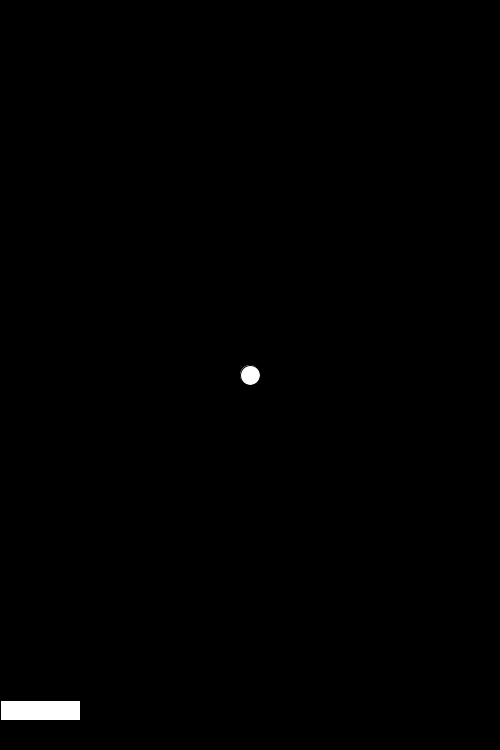
Frame 1 (no input)
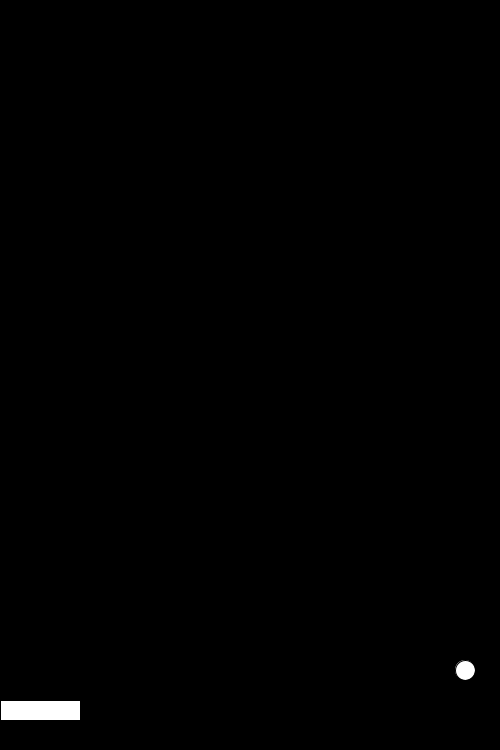
Frame 60 (the mouse pressed at the canvas centre just before this capture)
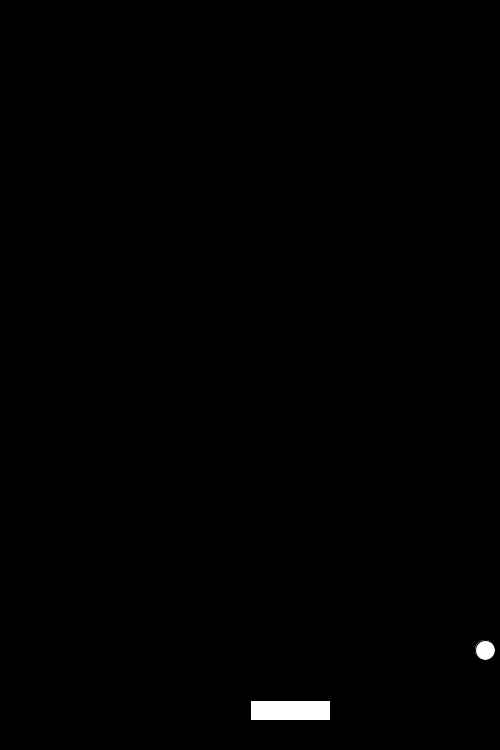
Frame 120 (the mouse held since frame 60 and released just before this capture)

The Processing sketch that drew these frames (run headless with seeded random() and noise(); from frame 60 on, the mouse is pressed at the canvas centre):

// Processing sketch: pong
// ── pong.pde
int ballx = 250;
int xSpeed = 5;
int bally = 750/2;
int ySpeed = 5;

void setup(){
  size(500,750);
  background(0,0,0);
}

void draw(){
  background(0,0,0);
  ellipse(ballx,bally,20,20);
  fill(255,255,255);
  stroke(0,0,0);
  ballx += xSpeed;
  bally += ySpeed;
  if (ballx > width || ballx < 0){
    xSpeed = -xSpeed;
  }
  if (bally < 0){
    ySpeed = -ySpeed;
  }
  rect(mouseX,700,80,20);
  if (intersects(ballx,bally,mouseX,700,80)){
    xSpeed = -xSpeed;
    ySpeed = -ySpeed;
  }
}
  boolean intersects(int ballx, int bally, int paddleX, int paddleY,
int paddleLength) {
    if (bally > paddleY && ballx > paddleX && ballx < paddleX + paddleLength)
        return true;
    else
        return false;
}
  //boolean intersects(int ballx, int bally, int paddleX, int paddelY, int paddleLength) {
  //  if (bally > paddley && ballx > paddleX && ballx < paddlex +paddleLength){
  //  } 
  //  else {
  //  return false;
  //  }
  //}
  //int padle1x = mouseX - 40;
  //int padel1y = mouseY - 10;

  //int padel2x = mouseX + 40;
  //int padel2y = mouseY + 10;

  //int padel3x = mouseX + 40;
  //int padel3y = mouseY - 10;

  //int padel4x = mouseX - 40;
  //int padel4y = mouseY + 10;

  //int[] padel1 = {padel1x, padel1y};
  //int[] padel2 = {padel2x, padel2y};
  //int[] padel3 = {padel3x, padel3y};
  //int[] padel4 = {padel4x, padel4y};
  
  //int[][] padel = {padel1, padel2, padel3, padel4};
  //if (ballx == mouseX && bally == mouseY){
    //xSpeed = -xSpeed;
    //ySpeed = -ySpeed;
